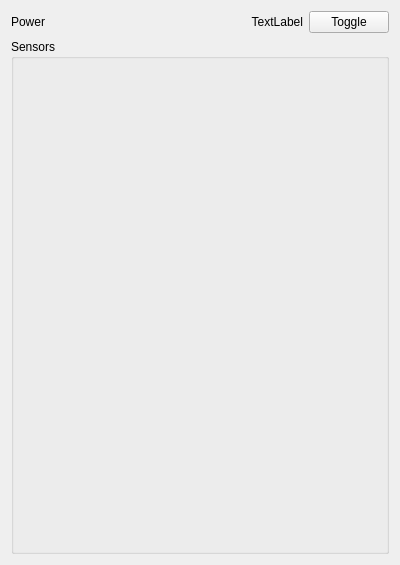
<?xml version="1.0" encoding="UTF-8"?>
<ui version="4.0">
 <class>SocketPage</class>
 <widget class="QWidget" name="SocketPage">
  <property name="geometry">
   <rect>
    <x>0</x>
    <y>0</y>
    <width>400</width>
    <height>565</height>
   </rect>
  </property>
  <property name="windowTitle">
   <string>Form</string>
  </property>
  <layout class="QVBoxLayout" name="verticalLayout" stretch="0,1">
   <item>
    <layout class="QHBoxLayout" name="horizontalLayout">
     <item>
      <widget class="QLabel" name="label">
       <property name="text">
        <string>Power</string>
       </property>
      </widget>
     </item>
     <item>
      <widget class="QLabel" name="lblPower">
       <property name="text">
        <string>TextLabel</string>
       </property>
       <property name="alignment">
        <set>Qt::AlignmentFlag::AlignRight|Qt::AlignmentFlag::AlignTrailing|Qt::AlignmentFlag::AlignVCenter</set>
       </property>
      </widget>
     </item>
     <item>
      <widget class="QPushButton" name="btnPower">
       <property name="sizePolicy">
        <sizepolicy hsizetype="Maximum" vsizetype="Fixed">
         <horstretch>0</horstretch>
         <verstretch>0</verstretch>
        </sizepolicy>
       </property>
       <property name="text">
        <string>Toggle</string>
       </property>
      </widget>
     </item>
    </layout>
   </item>
   <item>
    <widget class="QGroupBox" name="groupBox">
     <property name="title">
      <string>Sensors</string>
     </property>
     <layout class="QVBoxLayout" name="verticalLayout_2">
      <item>
       <layout class="QHBoxLayout" name="rowWatts"/>
      </item>
     </layout>
    </widget>
   </item>
  </layout>
 </widget>
 <resources/>
 <connections/>
</ui>
